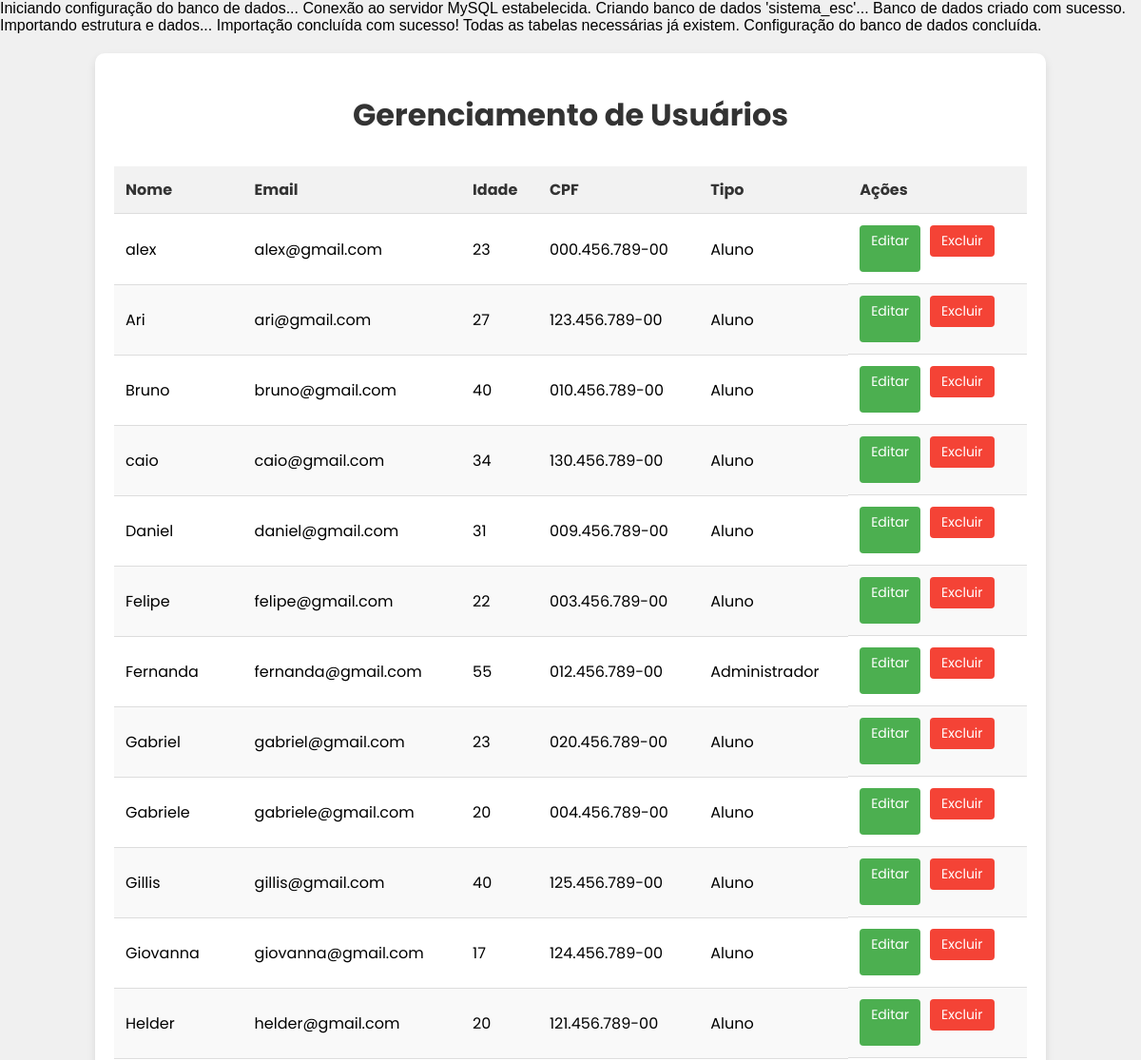
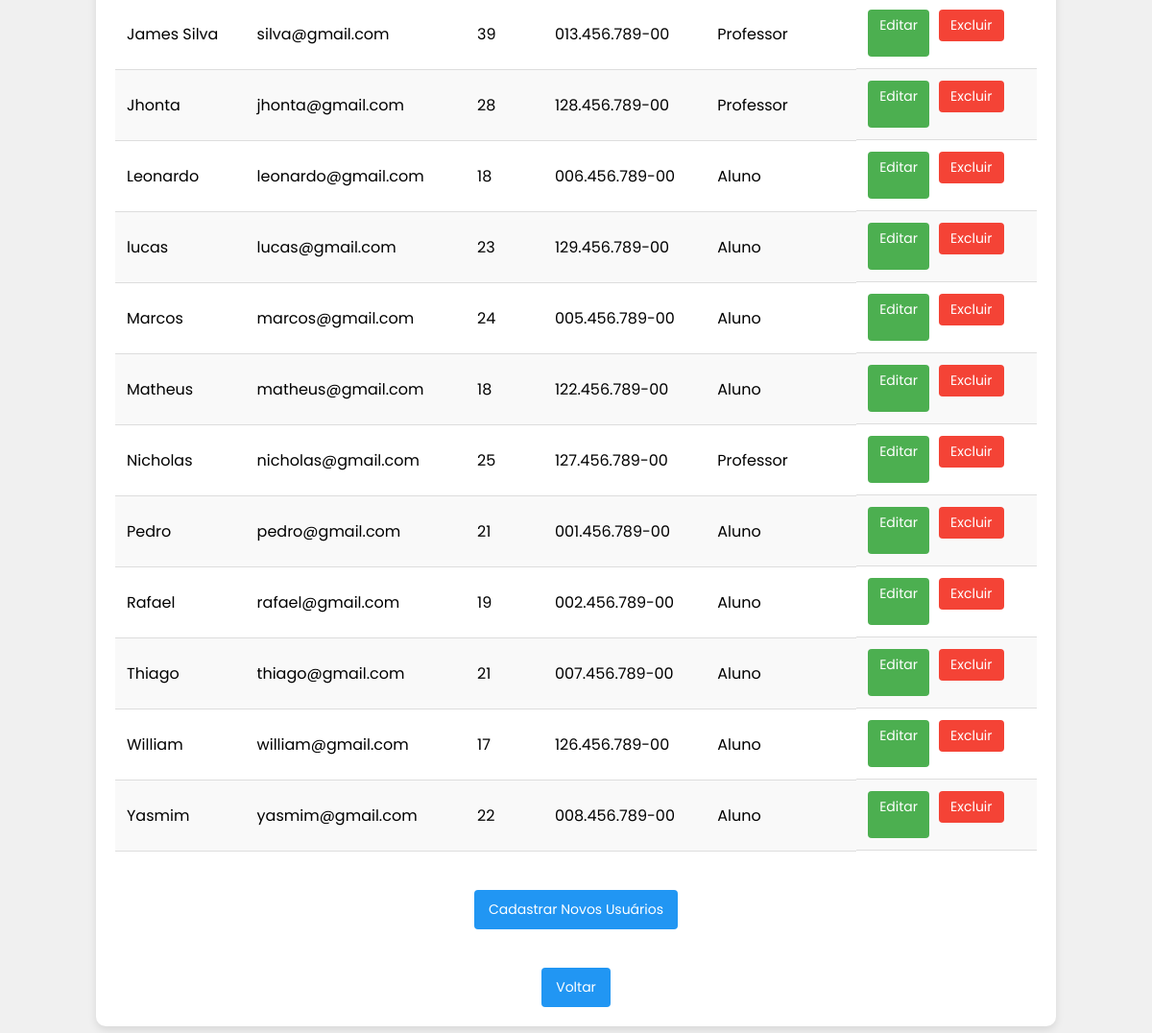
The page /gerenciar_usuarios.php (signed in) on the database its author committed (2 pictures, top to bottom).
### tables this page shows
CREATE TABLE usuarios (
  id INT NOT NULL AUTO_INCREMENT,
  nome VARCHAR(40) NOT NULL,
  email VARCHAR(50) UNIQUE NOT NULL,
  idade INT NOT NULL,
  cpf VARCHAR(14) UNIQUE NOT NULL,
  senha VARCHAR(255) NOT NULL,
  tipo ENUM('Professor','Aluno', "Administrador") NOT NULL,
  PRIMARY KEY (id)
);

### gerenciar_usuarios.php (the view, shortened to what this page needs)
<?php
include("conexao.php");
if (!isset($_SESSION['admin_id'])) {
    header("Location: login.html");
    exit;
} else {
    $admin_id = $_SESSION['admin_id'];
}
$sql = "SELECT id, nome, email, idade, cpf, tipo FROM usuarios WHERE id != $admin_id ORDER BY nome";
$resultado = mysqli_query($connection, $sql);
?>
<!DOCTYPE html>
<html lang="pt-br">
<head>
    <link rel="stylesheet" href="Style/gerUser.css">
</head>
<body>
    <div class="container">
        <h1>Gerenciamento de Usuários</h1>
        <?php if (mysqli_num_rows($resultado) > 0): ?>
            <table>
                <thead>
                    <tr>
                        <th>Nome</th>
                        <th>Email</th>
                        <th>Idade</th>
                        <th>CPF</th>
                        <th>Tipo</th>
                        <th>Ações</th>
                    </tr>
                </thead>
                <tbody>
                    <?php while ($usuario = mysqli_fetch_assoc($resultado)): ?>
                        <tr>
                            <td><?php echo htmlspecialchars($usuario['nome']); ?></td>
                            <td><?php echo htmlspecialchars($usuario['email']); ?></td>
                            <td><?php echo htmlspecialchars($usuario['idade']); ?></td>
                            <td><?php echo htmlspecialchars($usuario['cpf']); ?></td>
                            <td><?php echo htmlspecialchars($usuario['tipo']); ?></td>
                            <td class="acoes">
                                <a href="editar_usuario.php?id=<?php echo $usuario['id']; ?>" class="btn btn-editar">Editar</a>
                                <form method="post" style="display: inline;">
                                    <button type="submit" name="deletar" class="btn btn-excluir" onclick="return confirm('Tem certeza que deseja excluir este usuário?')">Excluir</button>
                                </form>
                            </td>
                        </tr>
                    <?php endwhile; ?>
                </tbody>
            </table>
        <?php else: ?>
            <p>Nenhum usuário cadastrado.</p>
        <?php endif; ?>
        <div style="text-align: center; margin-bottom: 20px;">
            <a href="selecione_tipo.php" class="btn btn-voltar">Cadastrar Novos Usuários</a>
        </div>
        <div style="text-align: center; margin-top: 20px;">
            <a href="administrador.php" class="btn btn-voltar">Voltar</a>
        </div>
    </div>
</body>
</html>

### Style/gerUser.css (style rules this page uses)
* { font-family: "poppins", sans-serif; }
body { font-family: Arial, sans-serif; background-color: #f0f0f0; margin: 0; padding: 0; }
.container { background-color: white; padding: 20px; border-radius: 10px; box-shadow: 0 4px 8px rgba(0, 0, 0, 0.1); width: 80%; margin: 20px auto; }
h1 { color: #333; text-align: center; margin-bottom: 30px; }
table { width: 100%; border-collapse: collapse; margin-bottom: 20px; }
th, td { padding: 12px; text-align: left; border-bottom: 1px solid #ddd; }
th { background-color: #f2f2f2; color: #333; }
tr:nth-child(even) { background-color: #f9f9f9; }
.acoes { display: flex; gap: 10px; }
.btn { padding: 6px 12px; border: none; border-radius: 4px; cursor: pointer; text-decoration: none; font-size: 14px; }
.btn-editar { background-color: #4CAF50; color: white; }
.btn-excluir { background-color: #f44336; color: white; }
.btn-voltar { background-color: #2196F3; color: white; padding: 10px 15px; display: inline-block; margin-top: 20px; }

### rows shown on the page
usuarios: nome "alex", email "alex@gmail.com", idade "23", cpf "000.456.789-00", tipo "Aluno"
usuarios: nome "Ari", email "ari@gmail.com", idade "27", cpf "123.456.789-00", tipo "Aluno"
usuarios: nome "Bruno", email "bruno@gmail.com", idade "40", cpf "010.456.789-00", tipo "Aluno"
usuarios: nome "caio", email "caio@gmail.com", idade "34", cpf "130.456.789-00", tipo "Aluno"
usuarios: nome "Daniel", email "daniel@gmail.com", idade "31", cpf "009.456.789-00", tipo "Aluno"
usuarios: nome "Felipe", email "felipe@gmail.com", idade "22", cpf "003.456.789-00", tipo "Aluno"
usuarios: nome "Fernanda", email "fernanda@gmail.com", idade "55", cpf "012.456.789-00", tipo "Administrador"
usuarios: nome "Gabriel", email "gabriel@gmail.com", idade "23", cpf "020.456.789-00", tipo "Aluno"
usuarios: nome "Gabriele", email "gabriele@gmail.com", idade "20", cpf "004.456.789-00", tipo "Aluno"
usuarios: nome "Gillis", email "gillis@gmail.com", idade "40", cpf "125.456.789-00", tipo "Aluno"
usuarios: nome "Giovanna", email "giovanna@gmail.com", idade "17", cpf "124.456.789-00", tipo "Aluno"
usuarios: nome "Helder", email "helder@gmail.com", idade "20", cpf "121.456.789-00", tipo "Aluno"
usuarios: nome "James Silva", email "silva@gmail.com", idade "39", cpf "013.456.789-00", tipo "Professor"
usuarios: nome "Jhonta", email "jhonta@gmail.com", idade "28", cpf "128.456.789-00", tipo "Professor"
usuarios: nome "Leonardo", email "leonardo@gmail.com", idade "18", cpf "006.456.789-00", tipo "Aluno"
usuarios: nome "lucas", email "lucas@gmail.com", idade "23", cpf "129.456.789-00", tipo "Aluno"
usuarios: nome "Marcos", email "marcos@gmail.com", idade "24", cpf "005.456.789-00", tipo "Aluno"
usuarios: nome "Matheus", email "matheus@gmail.com", idade "18", cpf "122.456.789-00", tipo "Aluno"
usuarios: nome "Nicholas", email "nicholas@gmail.com", idade "25", cpf "127.456.789-00", tipo "Professor"
usuarios: nome "Pedro", email "pedro@gmail.com", idade "21", cpf "001.456.789-00", tipo "Aluno"
usuarios: nome "Rafael", email "rafael@gmail.com", idade "19", cpf "002.456.789-00", tipo "Aluno"
usuarios: nome "Thiago", email "thiago@gmail.com", idade "21", cpf "007.456.789-00", tipo "Aluno"
usuarios: nome "William", email "william@gmail.com", idade "17", cpf "126.456.789-00", tipo "Aluno"
usuarios: nome "Yasmim", email "yasmim@gmail.com", idade "22", cpf "008.456.789-00", tipo "Aluno"

### other values the page prints
$database "sistema_esc"
